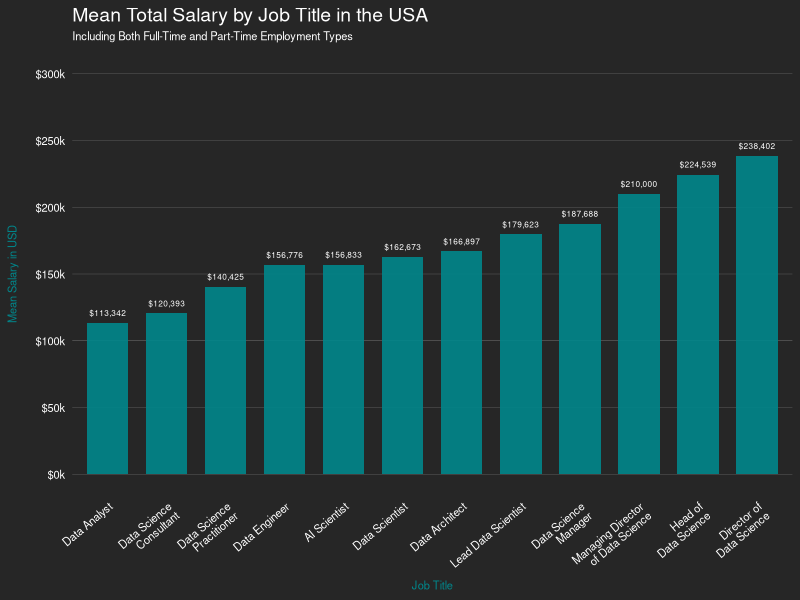

Write R code to recreate this figure.
## ---- chunk 1
library(dplyr)
library(ggplot2)
library(scales)
library(cowplot)
library(stringr)
## ---- chunk 2
data <- read.csv("data_science_salaries.csv")
## ---- chunk 3
data <- data %>%
  select(-salary, -salary_currency)
## ---- chunk 4
plot1 <- data %>%
  filter(job_title %in% c('Data Scientist',
                          'Director of Data Science',
                          'Data Science Manager',
                          'Head of Data Science',
                          'Lead Data Scientist',
                          'Data Science Practitioner',
                          'Managing Director Data Science',
                          'Data Science Consultant',
                          'AI Scientist',
                          'Data Architect',
                          'Data Engineer',
                          'Data Analyst'),
         company_location == 'United States',
         employee_residence == 'United States') %>%
  group_by(job_title) %>%
  summarise(mean_salary = mean(salary_in_usd, na.rm = TRUE))

plot1$job_title <- gsub('Director of Data Science', 'Director of\nData Science', plot1$job_title)
plot1$job_title <- gsub("Data Science Manager", "Data Science\nManager", plot1$job_title)
plot1$job_title <- gsub('Data Science Practitioner', 'Data Science\nPractitioner', plot1$job_title)
plot1$job_title <- gsub('Managing Director Data Science', 'Managing Director\nof Data Science', plot1$job_title)
plot1$job_title <- gsub('Data Science Consultant', 'Data Science\nConsultant', plot1$job_title)
plot1$job_title <- gsub('Head of Data Science', 'Head of\nData Science', plot1$job_title)

salary_label <- function(salary) {
  paste0("$", round(salary / 1000, 0), "k")
}

plot1 %>%
  ggplot(aes(x = reorder(job_title, mean_salary), y = mean_salary)) +
  geom_col(width = 0.7, fill='turquoise4', alpha=0.9) +
  geom_text(aes(label = scales::dollar(mean_salary)), vjust = -1, size = 2.1, color = "white") + 
  labs(title = "Mean Total Salary by Job Title in the USA",
       subtitle = "Including Both Full-Time and Part-Time Employment Types",
       x = "Job Title",
       y = "Mean Salary in USD\n") +
  theme_minimal() +
  scale_y_continuous(labels=salary_label, breaks = seq(0, 300000, 50000), limits=c(0, 300000)) +
  theme(axis.text.x = element_text(angle = 40, hjust = 1, vjust = 1, size = 8),
        panel.grid.major.x = element_blank(),
        panel.grid.major.y = element_line(size=0.05),
        panel.grid.minor = element_blank(),
        plot.background = element_rect(fill='gray15', color="NA"),
        axis.text = element_text(color='white', size=8),
        plot.title = element_text(color='white', size=14),
        plot.subtitle = element_text(color='white', size=8, vjust=2),
        axis.title = element_text(color='turquoise4', size = 8))

